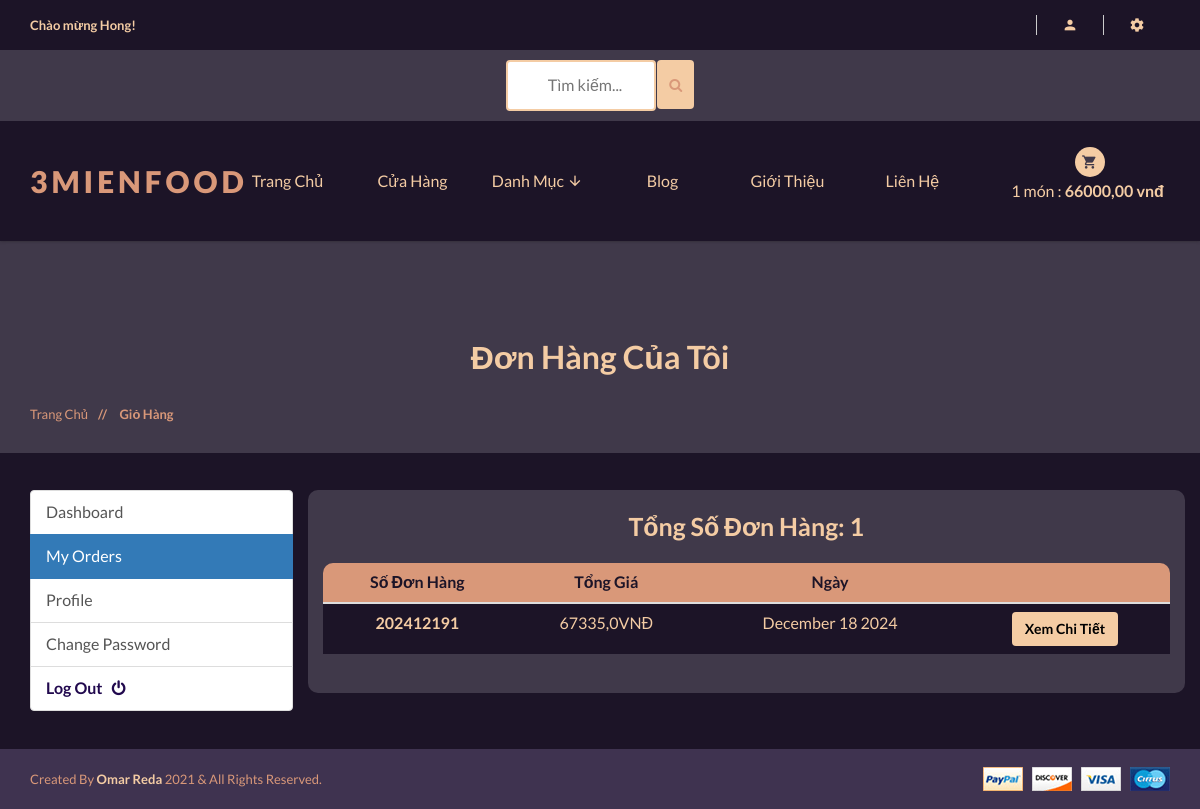
Page /account/my_orders/ (signed in) on the committed database.
### accounts/models.py (models this page shows, shortened)
class Account(AbstractBaseUser):
    first_name = models.CharField(max_length=50)
    last_name = models.CharField(max_length=50)
    username = models.CharField(max_length=50, unique=True)
    email = models.EmailField(max_length=100, unique=True)
    Phone_number = models.CharField(max_length=50)
    is_admin = models.BooleanField(default=False)
    is_staff = models.BooleanField(default=False)
    is_active = models.BooleanField(default=False)
    is_superadmin = models.BooleanField(default=False)
    date_joined_for_format = models.DateTimeField(auto_now_add=True)
    last_login_for_format  = models.DateTimeField(auto_now_add=True)
    USERNAME_FIELD = 'email'
    REQUIRED_FIELDS = ['username', 'first_name', 'last_name']
    objects = AccountManger()

### orders/models.py (models this page shows, shortened)
class Order(models.Model):
    STATUS = (
        ('New', 'New'),
        ('Accepted', 'Accepted'),
        ('Completed', 'Completed'),
        ('Cancelled', 'Cancelled'),
    )
    user = models.ForeignKey(Account, on_delete=models.SET_NULL, null=True)
    payment = models.ForeignKey(Payment, on_delete=models.SET_NULL, blank=True, null=True)
    order_number = models.CharField(max_length=20)
    first_name = models.CharField(max_length=50)
    last_name = models.CharField(max_length=50)
    phone = models.CharField(max_length=15)
    email = models.EmailField(max_length=50)
    address = models.TextField(max_length=1000)
    country = models.CharField(max_length=50)
    state = models.CharField(max_length=50)
    city = models.CharField(max_length=50)
    order_note = models.CharField(max_length=1000, blank=True)
    order_total = models.FloatField()
    tax = models.FloatField()
    status = models.CharField(max_length=10, choices=STATUS, default='New')
    ip = models.CharField(blank=True, max_length=20)
    is_ordered = models.BooleanField(default=False)
    created_at = models.DateTimeField(auto_now_add=True)
    updated_at = models.DateTimeField(auto_now=True)
    def order_created(self):
        return self.created_at.strftime('%B %d %Y')

### accounts/views.py (the view)
# urls.py: path('my_orders/', views.my_orders, name='my_orders'),
@login_required(login_url = 'accounts:login')
def my_orders(request):
    orders = Order.objects.filter(user=request.user, is_ordered=True).order_by('-created_at')
    orders_count = orders.count()
    context = {
        'orders':orders,
        'orders_count':orders_count,
    }
    return render(request, 'shop/accounts/dashboard/my_orders.html', context)

### cart/models.py (called while the page is built)
    def sub_total(self):
        return self.product.price * self.quantity

### shop/context_processors.py (called while the page is built)
def category_list(request):
    return {
        'categories' : Category.objects.all(),
    }

### shop/models.py (called while the page is built)
    def get_category_slug_url(self):
        return reverse('shop:categries', args=[self.slug])

    def get_prodcut_details_url(self):
        return reverse('shop:product_details', args=[self.category.slug, self.slug])

### templates/shop/accounts/dashboard/my_orders.html (shortened to what this page needs)
{% extends '../../../base.html' %}
{% load static %}
{% block content %}
<div class="pages-title section-padding">
  <div class="container">
    <div style="background:#40394a" class="row">
      <div class="col-xs-12">
        <div class="pages-title-text text-center">
          <h2 style="color:#f4cca4">Đơn Hàng Của Tôi</h2>
          <ul class="text-left">
            <li><a style="color:#d99879" href="\">Trang chủ </a></li>
            <li style="color:#d99879"><span> // </span>Giỏ hàng</li>
          </ul>
        </div>
      </div>
    </div>
  </div>
</div>
<section style="background:#1C1427" class="section-conten padding-y bg">
  <br><br>
  <div class="container">
    <div class="row">
      {% include "includes/dashboard_slider.html" %}
      <main style="background:#40394A;border-radius:10px" class="col-md-9">
        <article class="card"><br>
          <header class="card-header text-center">
            <strong style="font-size:25px" class="d-inline-block mr-3">Tổng Số Đơn Hàng: {{orders_count}}</strong>
          </header>
          <br>
          {% if orders_count >= 1 %}
          <table class="table table-hover text-center">
            <thead>
              <tr>
                <th style="background:#D99879;color:#1C1427;font-size:16px;border-radius:10px 0  0 0 ; " scope="col">Số
                  Đơn Hàng</th>
                <th style="background:#D99879;color:#1C1427;font-size:16px" scope="col">Tổng Giá</th>
                <th style="background:#D99879;color:#1C1427;font-size:16px" scope="col">Ngày</th>
                <th style="background:#D99879;color:#1C1427;font-size:16px; border-radius:0 10px 0 0 " scope="col"></th>
              </tr>
            </thead>
            <tbody>
              {% for order in orders %}
              <tr class='hav'>
                <th style="background:#1C1427;font-size:16px" class="text-center" scope="row">{{order.order_number}}
                </th>
                <td style="background:#1C1427;font-size:16px">{{order.order_total}}VNĐ</td>
                <td style="background:#1C1427;font-size:16px">{{order.order_created}}</td>
                <td style="background:#1C1427;font-size:16px"><b><a class="btn" style="background:#F4CCA4; color:#000"
                      href='{% url "accounts:order_detail" order.order_number%}'><b>Xem Chi Tiết</b></a></b></td>
              </tr>
              {% endfor %}
            </tbody>
          </table>
          <br>
            {% endif %}
        </article>
      </main>
      <br>
    </div>
  </div>
  <br>
</section>
{% endblock content %}

### templates/base.html (shortened to what this page needs)
{% load static %}
<!doctype html>
<html class="no-js" lang="">
<head>
    <link rel="stylesheet" href="{% static 'css/bootstrap.min.css' %}">
    <link rel="stylesheet" href="{% static 'css/animate.css' %}">
    <link rel="stylesheet" href="{% static 'css/materialdesignicons.min.css' %}">
    <link rel="stylesheet" href="{% static 'css/jquery.simpleLens.css' %}">
    <link rel="stylesheet" href="{% static 'css/jquery-ui.min.css' %}">
    <link rel="stylesheet" href="{% static 'css/meanmenu.min.css' %}">
    <link rel="stylesheet" href="{% static 'css/nivo-slider.css' %}">
    <link rel="stylesheet" href="{% static 'css/owl.carousel.css' %}">
    <link rel="stylesheet" href="{% static 'css/style.css' %}">
    <link rel="stylesheet" href="{% static 'css/responsive.css' %}">
    <link rel="stylesheet" href="https://cdnjs.cloudflare.com/ajax/libs/font-awesome/4.7.0/css/font-awesome.min.css">
</head>
<body style="background:#40394a">
    <header style="background:#1c1427" class="header-one header-two">
        <div style="background:#1c1427" class="header-top-two">
            <div class="container text-center">
                <div class="row">
                    <div class="col-sm-12">
                        <div class="middel-top">
                            {% if user.id is None %}
                            <div class="left floatleft">
                                <p style="color:#f4cca4"><b>Chào mừng Khách!</b></p>
                            </div>
                            {% else %}
                            <div class="left floatleft">
                                <p style="color:#f4cca4"><b>Chào mừng {{ user.first_name | capfirst }}!</b></p>
                            </div>
                            {% endif %}
                        </div>
                        <div class="middel-top clearfix">
                            <ul class="clearfix right floatright">
                                <li>
                                    <a style="color:#f4cca4" href="#"><i class="mdi mdi-account"></i></a>
                                </li>
                                <li>
                                    <a style="color:#f4cca4" href="#"><i class="mdi mdi-settings"></i></a>
                                </li>
                            </ul>
                        </div>
                    </div>
                </div>
            </div>
        </div>
        <div style="background:#40394a">
            <div class="container text-center">
                <div class="row">
                    <div class="col-sm-12">
                        <form id="searchh" action="{% url 'shop:search' %}" method="GET">
                            <input type="text" name="keyword" placeholder="Tìm kiếm...">
                            <button style="height:49px; margin-bottom:6px; background:#f4cca4; margin-left:-1px; border:None" class="btn btn-warning" type="submit">
                                <i style="color:#d99879" class="fa fa-search"></i>
                            </button>
                        </form>
                    </div>
                </div>
            </div>
        </div>
        <div class="container text-center">
            <div class="row">
                <div class="col-sm-2">
                    <div class="logo">
                        <a style="color:#f4cca4; font-weight: 800;" href="\">
                            <span style="color:#d99879">3MIENFOOD</span>
                        </a>
                    </div>
                </div>
                <div class="col-sm-8">
                    <div class="header-middel">
                        <div class="mainmenu">
                            <nav>
                                <ul>
                                    <li><a href="\">Trang chủ</a></li>
                                    <li><a href="{% url 'shop:shop' %}">Cửa hàng</a></li>
                                    <li><a href="#">Danh mục <i class="mdi mdi-arrow-down"></i></a>
                                    </li>
                                    <li><a href="blog.html">Blog</a></li>
                                    <li><a href="about.html">Giới thiệu</a></li>
                                    <li><a href="contact.html">Liên hệ</a></li>
                                </ul>
                            </nav>
                        </div>
                    </div>
                </div>
                <div class="col-sm-2">
                    <div class="cart-itmes">
                        <a class="cart-itme-a" href="{% url 'cart:cart' %}">
                            <i class="mdi mdi-cart"></i>
                            {{ quantityyy }} món : <strong>{{ totalll }} VNĐ</strong>
                        </a>
                    </div>
                </div>
            </div>
        </div>
    </header>
    <br>
    {% block content %}
    {% endblock content %}
    <footer>
        <div  style="background:#3f3350" class="footer-bottom">
            <div class="container">
                <div class="row">
                    <div class="col-xs-12 col-sm-6">
                        <p style="color:#d99879">Created By <span style="color:#f4cca4"><b>Omar Reda</b></span> 2021 &
                            All Rights Reserved.</p>
                    </div>
                    <div class="col-xs-12 col-sm-6 text-right">
                        <a href="#"><img src="{% static 'img/footer/payment.png' %}" alt="" /></a>
                    </div>
                </div>
            </div>
        </div>
    </footer>
</body>
</html>

### templates/base.html (style rules this page uses)
#searchh input[type=text] { width: 150px; margin-top:10px; margin-bottom:10px; box-sizing: border-box; border: 2px solid #f4cca4; border-radius: 4px; font-size: 16px; color:#1c1427; background-color: #fff; background-position: 10px 10px; background-repeat: no-repeat; padding: 12px 20px 12px 40px; -webkit-transition: width 0.4s ease-in-out; transition: width 0.4s ease-in-out; }

### rows in the picture
Account: first_name "Hong"
Order: order_number "202412191", order_total "67335,0", order_created "December 18 2024"

### other values in the picture
{{ quantityyy }} "1"
{{ totalll }} "66000,00"
{{ orders_count }} "1"
